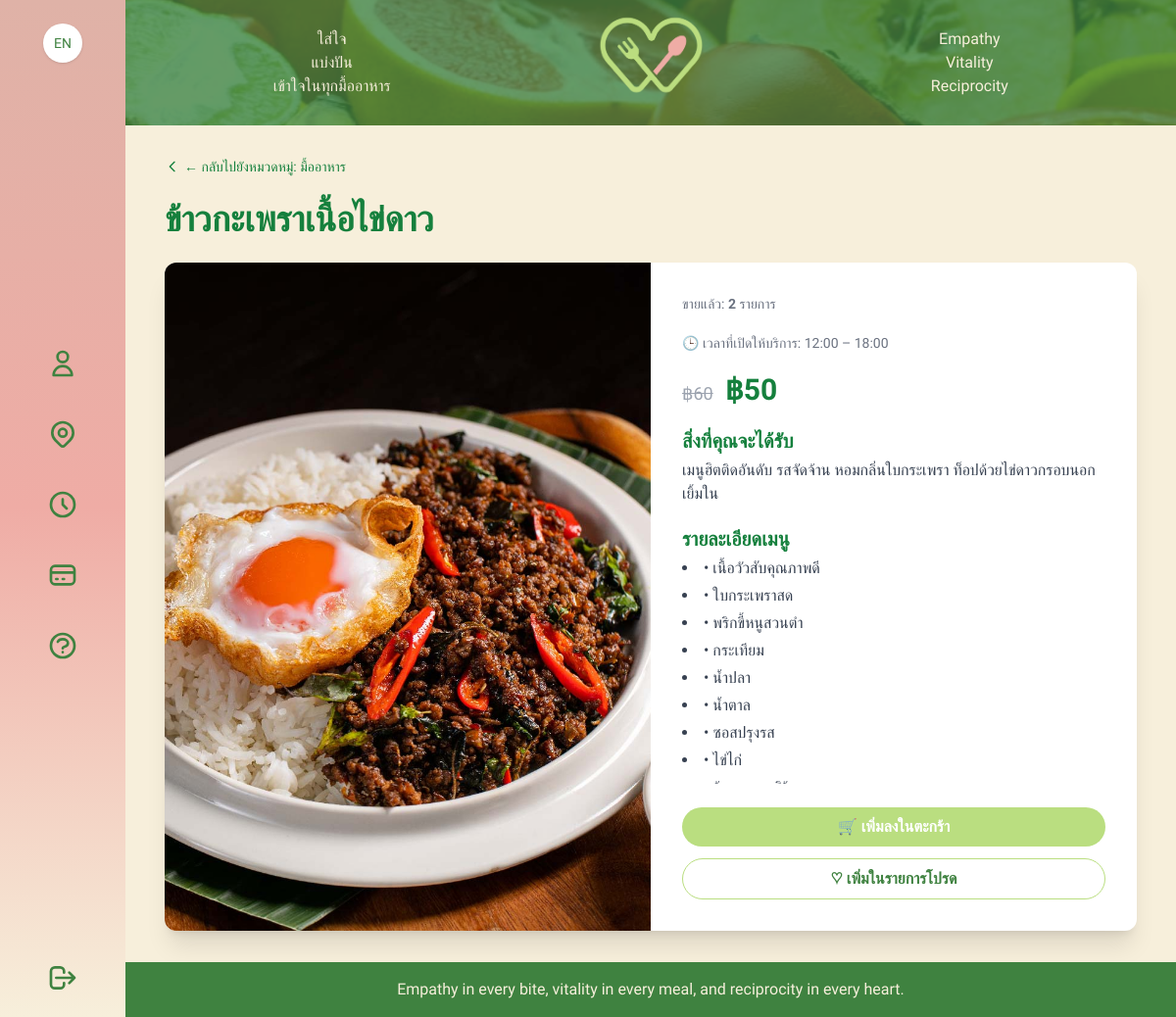
Page /menu/1/ on the committed database.
### myapp/models.py (models this page shows, shortened)
class Menu(models.Model):
    restaurant      = models.ForeignKey(
        'Restaurant',
        on_delete=models.CASCADE,
        related_name='menus',
        verbose_name='ร้านอาหาร'
    )
    title           = models.CharField("ชื่อเมนู", max_length=100)
    image           = models.ImageField("รูปเมนู", upload_to='menus/', blank=True)
    description     = models.TextField("คำอธิบายสั้น", blank=True)
    details         = models.TextField("รายละเอียดเพิ่มเติม", blank=True)
    price           = models.DecimalField("ราคาปกติ", max_digits=8, decimal_places=2)
    discount_price = models.DecimalField(
    "ราคาหลังลด", max_digits=8, decimal_places=2,
    default=0.0,
    help_text="ถ้าไม่ลด ก็ใส่เท่ากับราคาปกติ"
    )
    start_time      = models.TimeField(
        "เวลาเริ่มขาย", default=timezone.now,
        help_text="เช่น 10:00:00"
    )
    end_time        = models.TimeField(
        "เวลาปิดขาย", default=timezone.now,
        help_text="เช่น 22:00:00"
    )
    favorites       = models.ManyToManyField(
        settings.AUTH_USER_MODEL,
        blank=True,
        related_name='favorite_menus',
        verbose_name="ผู้ที่ชื่นชอบ"
    )
    class Meta:
        verbose_name        = "เมนู"
        verbose_name_plural = "เมนู"
    @property
    def sold_count(self):
        result = self.orderitem_set.aggregate(total=Sum('quantity'))['total']
        return result or 0
    sold_count.fget.short_description = "ขายแล้ว"

class Restaurant(models.Model):
    name       = models.CharField("ชื่อร้าน", max_length=100)
    category   = models.ForeignKey(Category, on_delete=models.SET_NULL,
                                   null=True, related_name='restaurants')
    image      = models.ImageField("รูปภาพร้าน", upload_to='restaurants/', blank=True)
    description= models.TextField("คำอธิบาย", blank=True)
    favorites  = models.ManyToManyField(User,
                       blank=True,
                       related_name='favorite_restaurants',
                       verbose_name="ผู้ที่ชื่นชอบ")
    class Meta:
        verbose_name        = "ร้านอาหาร"
        verbose_name_plural = "ร้านอาหาร"

class Category(models.Model):
    name         = models.SlugField("รหัสหมวด", max_length=50, unique=True)
    display_name = models.CharField("ชื่อหมวด", max_length=100)
    image        = models.ImageField("รูปหมวด", upload_to='categories/', blank=True)
    class Meta:
        verbose_name        = "หมวดหมู่อาหาร"
        verbose_name_plural = "หมวดหมู่อาหาร"

### myapp/views.py (the view)
# urls.py: path('menu/<int:menu_id>/', views.menu_detail, name='menu_detail'),
def menu_detail(request, menu_id):
    menu = get_object_or_404(Menu, pk=menu_id)
    return render(request, 'shop_detail.html', {
        'menu': menu
    })

### myapp/templatetags/currency_filters.py (called while the page is built)
@register.filter
def currency(value, symbol='฿'):
    try:
        val = float(value)
    except (TypeError, ValueError):
        return value
    formatted = f"{val:,.0f}"
    return f"{symbol}{formatted}"

### myapp/templates/shop_detail.html (shortened to what this page needs)
{% extends 'base.html' %}
{% load static %}
{% load currency_filters %}
{% load i18n %}
{% block content %}
<div class="container mx-auto px-4 py-8">
  <p class="mb-6">
    <a href="{% url 'shop_list' menu.restaurant.category.name %}" class="text-green-700 hover:underline text-sm flex items-center">
      <svg xmlns="http://www.w3.org/2000/svg" class="h-4 w-4 mr-1" fill="none" viewBox="0 0 24 24" stroke="currentColor">
        <path stroke-linecap="round" stroke-linejoin="round" stroke-width="2" d="M15 19l-7-7 7-7"/>
      </svg>
      ← {% trans "Back to category:" %} {{ menu.restaurant.category.display_name }}
    </a>
  </p>
  <h1 class="text-4xl font-bold text-green-700 mb-6">{{ menu.title }}</h1>
  <div class="bg-white rounded-xl shadow-xl overflow-hidden lg:flex">
    <div class="lg:w-1/2 aspect-[4/3] overflow-hidden">
      {% if menu.image %}
      <img src="{{ menu.image.url }}"
           alt="{{ menu.title }}"
           class="w-full h-full object-cover"/>
      {% else %}
      <div class="w-full h-full bg-gray-100 flex items-center justify-center">
        <span class="text-gray-500">{% trans "No image available" %}</span>
      </div>
      {% endif %}
    </div>
    <div class="lg:w-1/2 p-8 flex flex-col">
      <div class="overflow-auto space-y-5 max-h-[500px]">
        <p class="text-sm text-gray-500">
          {% trans "Sold:" %} <strong>{{ menu.sold_count }}</strong> {% trans "items" %}
        </p>
        <p class="text-sm text-gray-500">
          🕒 {% trans "Available time:" %} {{ menu.start_time|time:"H:i" }} – {{ menu.end_time|time:"H:i" }}
        </p>
        <div class="flex items-baseline space-x-3">
          {% if menu.price > menu.discount_price %}
          <span class="text-gray-400 line-through text-lg">{{ menu.price|currency:"฿" }}</span>
          {% endif %}
          <span class="text-3xl font-bold text-green-700">{{ menu.discount_price|currency:"฿" }}</span>
        </div>
        {% if menu.description %}
        <div>
          <h2 class="text-xl font-semibold text-green-700 mb-1">{% trans "What you'll get" %}</h2>
          <p class="text-gray-700">{{ menu.description }}</p>
        </div>
        {% endif %}
        {% if menu.details %}
        <div>
          <h2 class="text-xl font-semibold text-green-700 mb-1">{% trans "Menu Details" %}</h2>
          <ul class="list-disc list-inside text-gray-700 space-y-1">
            {% for line in menu.details.splitlines %}
              {% if line %}
              <li>{{ line }}</li>
              {% endif %}
            {% endfor %}
          </ul>
        </div>
        {% endif %}
      </div>
      <div class="mt-auto pt-6 space-y-3">
        <form action="{% url 'add_to_cart' menu.id %}" method="post">
          <button type="submit" class="w-full bg-[#bade80] hover:bg-[#a8d266] text-white font-semibold py-2 rounded-full transition">
            🛒 {% trans "Add to Cart" %}
          </button>
        </form>
        <form action="{% url 'toggle_favorite_menu' menu.id %}" method="post">
          <button type="submit" class="w-full border border-[#bade80] text-[#3F8240] hover:bg-[#f4faea] font-semibold py-2 rounded-full transition">
            ♡ {% trans "Add to Favorites" %}
          </button>
        </form>
      </div>
    </div>
  </div>
</div>
{% endblock %}

### myapp/templates/base.html (style rules this page uses)
body { font-family:'Prompt','Montserrat',sans-serif; }

### rows in the picture
Menu: restaurant.category.display_name "มื้ออาหาร", title "ข้าวกะเพราเนื้อไข่ดาว", image (picture), sold_count "2", start_time "12:00", end_time "18:00", price "฿60", discount_price "฿50", description "เมนูฮิตติดอันดับ รสจัดจ้าน หอมกลิ่นใบกระเพรา ท็อปด้วยไข่ดาวกรอบนอกเยิ้มใน"

### other values in the picture
{{ line }} "• เนื้อวัวสับคุณภาพดี" "• ใบกระเพราสด" "• พริกขี้หนูสวนตำ" "• กระเทียม" "• น้ำปลา" "• น้ำตาล" "• ซอสปรุงรส" "• ไข่ไก่"
